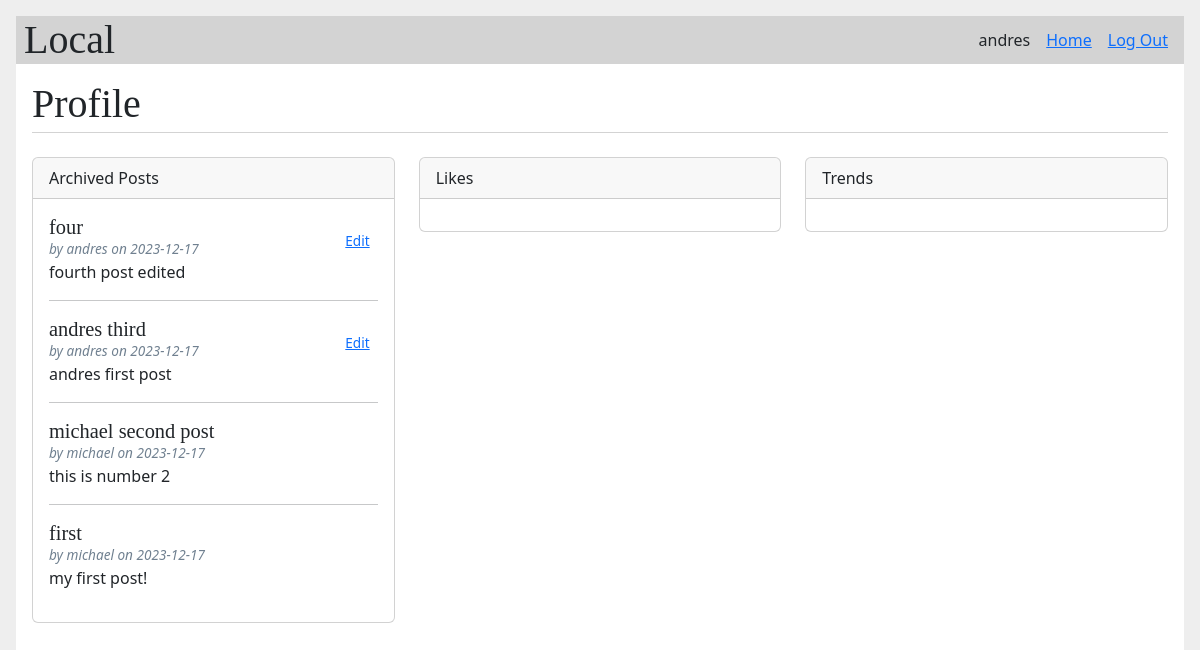
The app's page /profile/ (signed in) with its own data.
### tables this page shows
CREATE TABLE user (
  id INTEGER PRIMARY KEY AUTOINCREMENT,
  email TEXT UNIQUE NOT NULL,
  username TEXT UNIQUE NOT NULL,
  password TEXT NOT NULL,
  first_name TEXT NOT NULL,
  last_name TEXT NOT NULL,
  Location TEXT
);

CREATE TABLE post (
  id INTEGER PRIMARY KEY AUTOINCREMENT,
  author_id INTEGER NOT NULL,
  created TIMESTAMP NOT NULL DEFAULT CURRENT_TIMESTAMP,
  destination TEXT NOT NULL,
  body TEXT NOT NULL,
  FOREIGN KEY (author_id) REFERENCES user (id)
);

### flaskr/profile.py (the view)
@bp.route('/')
@login_required
def profile():
   posts = get_user_posts()
   return render_template('profile/profile.html', posts=posts)

### flaskr/auth.py (called while the page is built)
@bp.before_app_request
def load_logged_in_user():
   user_id = session.get('user_id')
   if user_id is None:
      g.user = None
   else:
      g.user = get_db().execute(
         'SELECT * FROM user WHERE id = ?', (user_id,)
      ).fetchone()

def login_required(view):
   @functools.wraps(view)
   def wrapped_view(**kwargs):
      if g.user is None:
         return redirect(url_for('auth.login'))
      return view(**kwargs)
   return wrapped_view

### flaskr/db.py (called while the page is built)
def get_db():
    if 'db' not in g:
        g.db = sqlite3.connect(
            current_app.config['DATABASE'],
            detect_types=sqlite3.PARSE_DECLTYPES
        )
        g.db.row_factory = sqlite3.Row
    return g.db

### flaskr/profile.py (called while the page is built)
def get_user_posts():
   db = get_db()
   all_posts = db.execute(
      'SELECT p.*, u.username'
      ' FROM post p'
      ' JOIN archive a ON p.id = a.post_id'
      ' JOIN user u ON p.author_id = u.id'
     f' WHERE a.user_id = {session["user_id"]}'
      ' ORDER BY created DESC;'
   ).fetchall()
   return all_posts

### flaskr/templates/profile/profile.html
{% extends 'base.html' %}
{% block top %}
<li><a href="{{ url_for('blog.index') }}">Home</a>
{% endblock %}
{% block header %}
  <h1>{% block title %}Profile{% endblock %}</h1>
{% endblock %}
{% block content %}
<br>
<div class="row">
   <div class="col-md-4">
     <div class="card mb-4">
       <div class="card-header">
         Archived Posts
       </div>
       <div class="card-body">
        {% if not posts %}
          No archived Posts
        {% else %}
         {% for post in posts %}
              <article class="post">
                <header>
                <div>
                    <h1>{{ post['destination'] }}</h1>
                    <div class="about">by {{ post['username'] }} on {{ post['created'].strftime('%Y-%m-%d') }}</div>
                </div>
                {% if g.user['id'] == post['author_id'] %}
                 <a class="action" href="{{ url_for('blog.update', id=post['id']) }}">Edit</a>
                {% endif %}
                </header>
                <p class="body">{{ post['body'] }}</p>
              </article>
              {% if not loop.last %}
                <hr>
              {% endif %}
         {% endfor %}
         {% endif %}
       </div>
     </div>
   </div>
   <div class="col-md-4">
     <div class="card mb-4">
       <div class="card-header">
         Likes
       </div>
       <div class="card-body">
       </div>
     </div>
   </div>
   <div class="col-md-4">
     <div class="card mb-4">
       <div class="card-header">
         Trends
       </div>
       <div class="card-body">
       </div>
     </div>
   </div>
 </div>
{% endblock %}

### flaskr/templates/base.html (shortened to what this page needs)
<!doctype html>
<html>
  <head>
    <link rel="stylesheet" href="{{ url_for('static', filename='css/styles.css') }}">
    <link rel="stylesheet" href="https://cdn.jsdelivr.net/npm/bootstrap@5.3.0/dist/css/bootstrap.min.css">
  </head>
  <nav>
      <h1>Local</h1>
      <ul>
        {% if g.user %}
          <li><span>{{ g.user['username'] }}</span>
          {% block top %}{% endblock %}
          <li><a href="{{ url_for('auth.logout') }}">Log Out</a>
        {% else %}
          <li><a href="{{ url_for('auth.register') }}">Register</a>
          <li><a href="{{ url_for('auth.login') }}">Log In</a>
        {% endif %}
      </ul>
    </nav>
    <section class="content">
      <header>
        {% block header %}{% endblock %}
      </header>
      {% block content %}{% endblock %}
  </section>
</html>

### flaskr/static/css/styles.css (style rules this page uses)
html { font-family: sans-serif; background: #eee; padding: 1rem; }
h1, h2, h3, h4, h5, h6 { font-family: serif; color: #377ba8; margin: 1rem 0; }
a { color: #377ba8; }
hr { border: none; border-top: 1px solid lightgray; }
nav { background: lightgray; display: flex; align-items: center; padding: 0 0.5rem; }
nav h1 { flex: auto; margin: 0; }
nav ul { display: flex; list-style: none; margin: 0; padding: 0; }
nav ul li a, nav ul li span, header .action { display: block; padding: 0.5rem; }
.content { padding: 0 1rem 1rem; }
.content > header { border-bottom: 1px solid lightgray; display: flex; align-items: flex-end; }
.content > header h1 { flex: auto; margin: 1rem 0 0.25rem 0; }
.post > header { display: flex; align-items: flex-end; font-size: 0.85em; }
.post > header > div:first-of-type { flex: auto; }
.post > header h1 { font-size: 1.5em; margin-bottom: 0; }
.post .about { color: slategray; font-style: italic; }
.post .body { white-space: pre-line; }
.content:last-child { margin-bottom: 0; }

### records on screen
user: user.username "andres"
post: destination "four", username "andres", created "2023-12-17", body "fourth post edited"
post: destination "andres third", username "andres", created "2023-12-17", body "andres first post"
post: destination "michael second post", username "michael", created "2023-12-17", body "this is number 2"
post: destination "first", username "michael", created "2023-12-17", body "my first post!"
